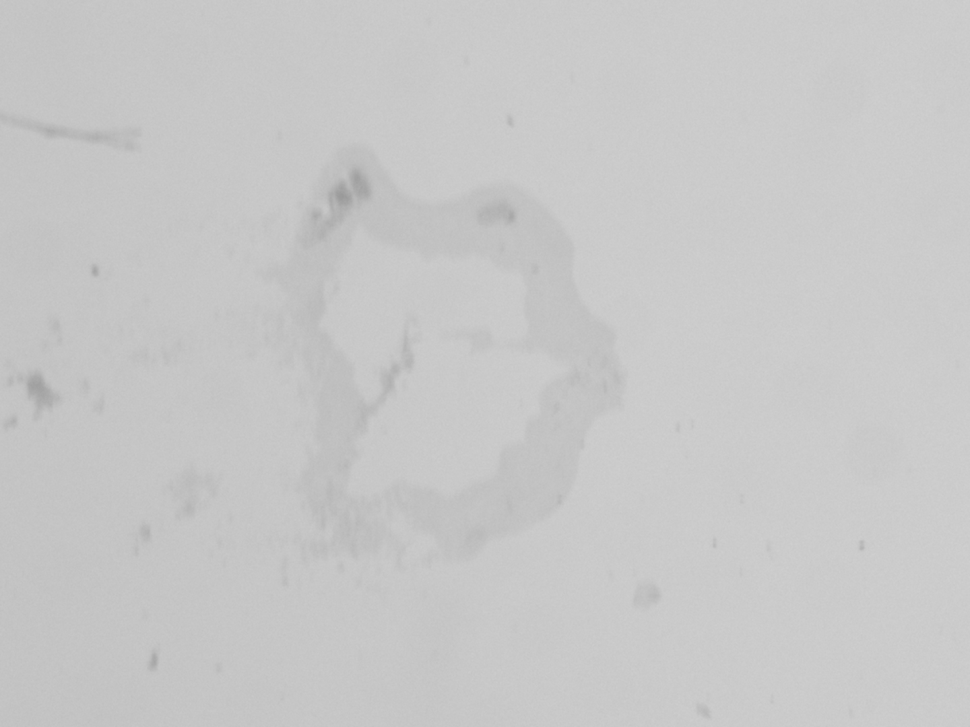
#> input picture noodlepy/archive/captured_image_0.png, 970 x 727 px, shrunk from 1440 x 1080 before the run, found by its file name; its folder holds 4 pictures in this run
$ python plot_stack_image.py
#> lines starting #> are read from the running program, lines starting #| are printed output that depends on the picture; long printed decimals are rounded
import numpy as np
import matplotlib.pyplot as plt
from matplotlib.transforms import Affine2D
import matplotlib.image as mpimg
import os
from scipy.ndimage import gaussian_filter

# Load multiple images from a folder
image_folder = '/Users/yifeigu/Documents/Carney_Lab/NoodlePy/noodlepy/archive'  # Replace with your folder path

# Get all image file paths in the folder (supports PNG, JPG, JPEG)
image_files = [os.path.join(image_folder, f) for f in os.listdir(image_folder) if f.lower().endswith(('png', 'jpg', 'jpeg'))]

img_stack = []
img_stack_blur = []

# Plot setup
fig, ax = plt.subplots(figsize=(12, 10))

# Variables to store transformed image bounds for setting the final plot limits
overall_x_min, overall_y_min = float('inf'), float('inf')
overall_x_max, overall_y_max = float('-inf'), float('-inf')

# Loop through the images and apply transformations
for idx, image_file in enumerate(image_files):
    # Load the image
    img = mpimg.imread(image_file)
#> img is the input picture: shape (727, 970) float32; min 0.6, max 0.816, mean 0.782
    img_height, img_width = img.shape[:2]
#> img_height = 727; img_width = 970

    # gausian blur using matplotlib
    if idx in [0, 9]:
        img = gaussian_filter(img, sigma=10)
    if idx in [1, 8]:
        img = gaussian_filter(img, sigma=8)
    if idx in [2, 7]:
        img = gaussian_filter(img, sigma=3)
    if idx in [3, 6]:
        img = gaussian_filter(img, sigma=2)
    if idx in [4]:
        img = gaussian_filter(img, sigma=0.5)


    img_stack.append(img)
    # calculate the sharpness of the image
    sharpness = np.var(img)
#> sharpness = 0.000207
    print(f"Sharpness of image {idx}: {sharpness}")
#| Sharpness of image 0: 0.000207
    img_stack_blur.append(sharpness)


    # Apply transformations with -30 degree rotation and vertical offset
    transform = (
        Affine2D()
        .rotate_deg(15)  # Rotate by -30 degrees
        .skew_deg(-50, 0)   # No skew applied
        .translate(0, idx * 150)  # Offset images vertically
    )

    # Calculate the transformed corners to determine plot limits
    corners = np.array([
        [0, 0],
        [img_width, 0],
        [img_width, img_height],
        [0, img_height]
    ])
#> corners = [[0, 0], [970, 0], [970, 727], [0, 727]]
    transformed_corners = transform.transform(corners)

    # Update the overall bounds for the plot
    x_min, y_min = transformed_corners.min(axis=0)
#> x_min = -1025; y_min = 0
    x_max, y_max = transformed_corners.max(axis=0)
#> x_max = 637.8; y_max = 953.3

    overall_x_min = min(overall_x_min, x_min)
#> overall_x_min = -1025
    overall_y_min = min(overall_y_min, y_min)
    overall_x_max = max(overall_x_max, x_max)
    overall_y_max = max(overall_y_max, y_max)

    # Display the image on the plot
    ax.imshow(img, cmap='gray', transform=transform + ax.transData, alpha=1, zorder=len(image_files) - idx)

# Adjust plot limits dynamically based on transformed image bounds
ax.set_xlim(overall_x_min, overall_x_max)
ax.set_ylim(overall_y_max, overall_y_min)  # Inverted y-axis for correct display
ax.axis('off')  # Turn off the axis for a cleaner look

# Save the output image with a transparent background
output_file = '/Users/yifeigu/Documents/Carney_Lab/NoodlePy/noodlepy/output_transparent.png'
fig.savefig(output_file, transparent=True, bbox_inches='tight', dpi=300)
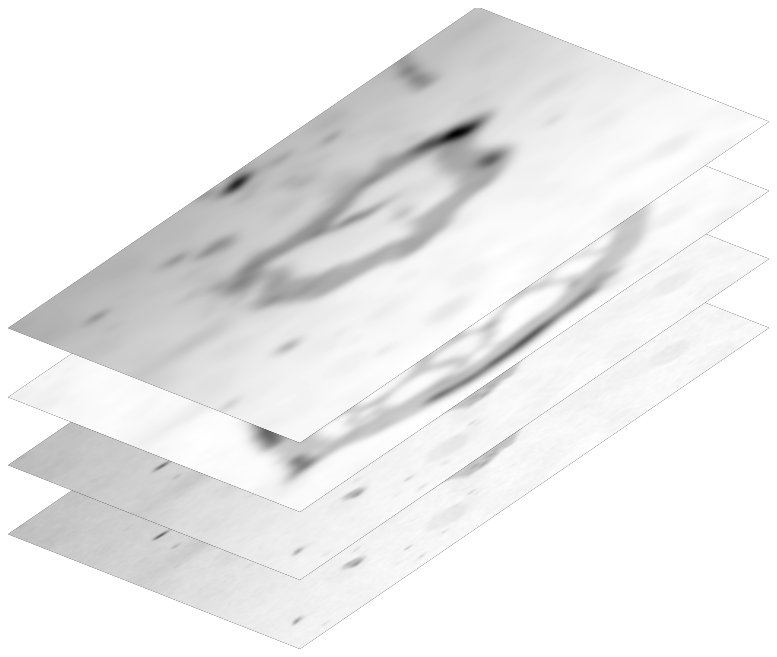
#> figure drawn by matplotlib, 1 panel


# plot the sharpness of the images in a line plot
# interplot the sharpness curve to 10 points
# img_stack_blur = np.interp(np.linspace(0, len(img_stack_blur), 10), np.arange(len(img_stack_blur)), img_stack_blur)


fig2, ax2 = plt.subplots()
ax2.plot(img_stack_blur, color='w', marker='o', markersize=10)
ax2.set_title('Sharpness of Images', color='w', fontsize=32)
ax2.set_xlabel('Image Index', color='w')
ax2.set_ylabel('Sharpness', color='w')
# remove axis and frame and ticks
ax2.spines['top'].set_visible(False)
ax2.spines['right'].set_visible(False)
ax2.spines['left'].set_visible(False)
ax2.spines['bottom'].set_visible(False)
ax2.yaxis.set_ticks_position('none')
ax2.xaxis.set_ticks_position('none')
ax2.yaxis.set_tick_params(width=0)
ax2.xaxis.set_tick_params(width=0)
ax2.yaxis.set_visible(False)
ax2.xaxis.set_visible(False)


# svae the output image with a transparent background
output_file2 = '/Users/yifeigu/Documents/Carney_Lab/NoodlePy/noodlepy/output_sharpness.png'
fig2.savefig(output_file2, transparent=True, bbox_inches='tight', dpi=300)
